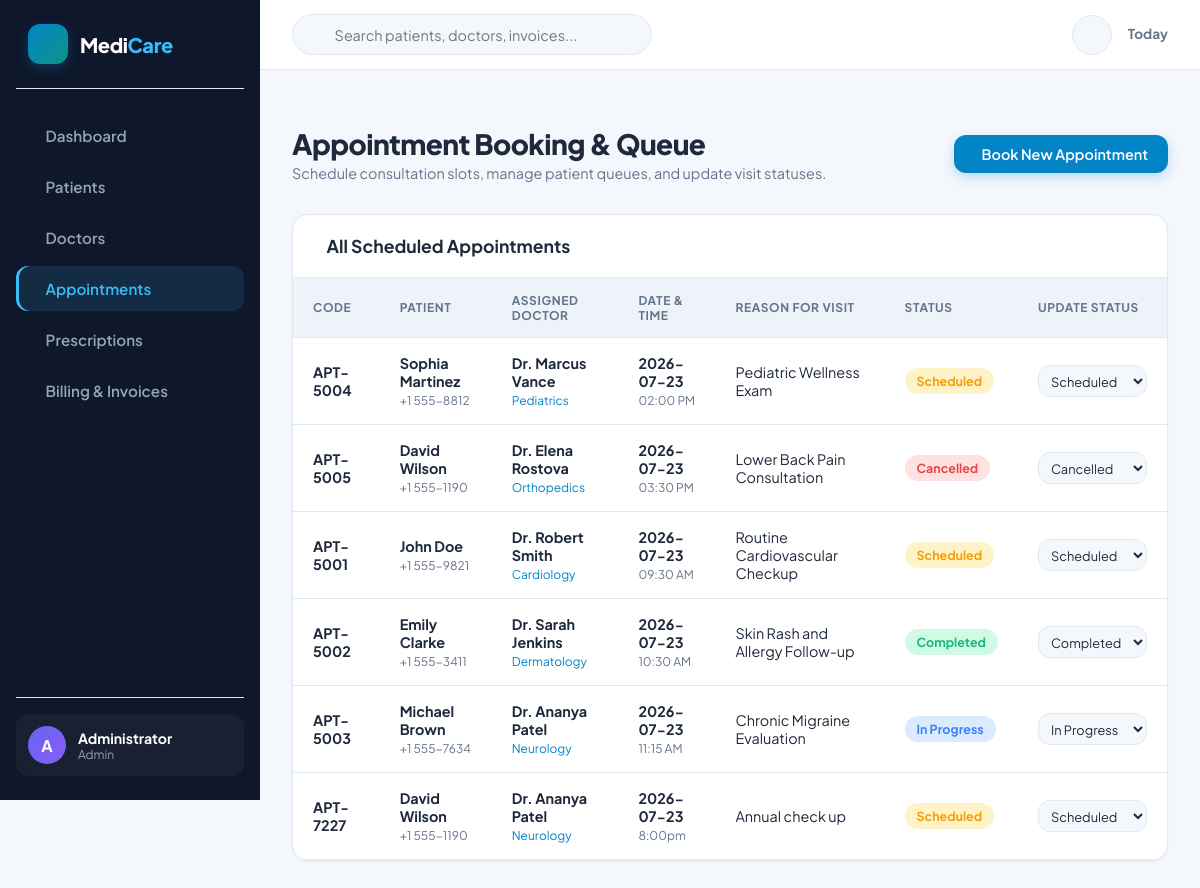
The app's page /appointments (signed in) with its own data.
### tables this page shows
CREATE TABLE appointments (
            id INTEGER PRIMARY KEY AUTOINCREMENT,
            appointment_code TEXT UNIQUE NOT NULL,
            patient_id INTEGER NOT NULL,
            doctor_id INTEGER NOT NULL,
            appointment_date TEXT NOT NULL,
            appointment_time TEXT NOT NULL,
            reason TEXT,
            status TEXT DEFAULT 'Scheduled', -- Scheduled, In Progress, Completed, Cancelled
            notes TEXT,
            created_at TIMESTAMP DEFAULT CURRENT_TIMESTAMP,
            FOREIGN KEY (patient_id) REFERENCES patients (id),
            FOREIGN KEY (doctor_id) REFERENCES doctors (id)
        );

CREATE TABLE patients (
            id INTEGER PRIMARY KEY AUTOINCREMENT,
            patient_code TEXT UNIQUE NOT NULL,
            name TEXT NOT NULL,
            age INTEGER NOT NULL,
            gender TEXT NOT NULL,
            blood_group TEXT,
            phone TEXT NOT NULL,
            email TEXT,
            address TEXT,
            emergency_contact TEXT,
            medical_history TEXT,
            created_at TIMESTAMP DEFAULT CURRENT_TIMESTAMP
        );

CREATE TABLE doctors (
            id INTEGER PRIMARY KEY AUTOINCREMENT,
            doctor_code TEXT UNIQUE NOT NULL,
            name TEXT NOT NULL,
            specialization TEXT NOT NULL,
            qualification TEXT NOT NULL,
            phone TEXT NOT NULL,
            email TEXT,
            experience_years INTEGER NOT NULL,
            consultation_fee REAL NOT NULL,
            availability TEXT NOT NULL,
            status TEXT DEFAULT 'Active' -- Active, On Leave
        );

### app.py (the view)
@app.route('/appointments')
@login_required
def appointments():
    conn = get_db()
    cursor = conn.cursor()
    cursor.execute('''
        SELECT a.*, p.name as patient_name, p.patient_code, p.phone as patient_phone,
               d.name as doctor_name, d.specialization
        FROM appointments a
        JOIN patients p ON a.patient_id = p.id
        JOIN doctors d ON a.doctor_id = d.id
        ORDER BY a.appointment_date DESC, a.appointment_time ASC
    ''')
    appointments_list = cursor.fetchall()
    cursor.execute('SELECT id, name, patient_code FROM patients ORDER BY name ASC')
    patients_list = cursor.fetchall()
    cursor.execute('SELECT id, name, specialization, consultation_fee FROM doctors WHERE status = "Active" ORDER BY name ASC')
    doctors_list = cursor.fetchall()
    conn.close()
    return render_template('appointments.html', appointments=appointments_list, patients=patients_list, doctors=doctors_list)

### app.py (called while the page is built)
def login_required(f):
    @wraps(f)
    def decorated_function(*args, **kwargs):
        if 'user_id' not in session:
            flash('Please log in to access this page.', 'warning')
            return redirect(url_for('login'))
        return f(*args, **kwargs)
    return decorated_function

@app.context_processor
def inject_user():
    return {
        'current_user': {
            'name': session.get('user_name', 'Guest'),
            'username': session.get('username', ''),
            'role': session.get('user_role', 'guest')
        }
    }

### database.py (called while the page is built)
def get_db():
    conn = sqlite3.connect(DB_PATH)
    conn.row_factory = sqlite3.Row
    return conn

### templates/appointments.html (shortened to what this page needs)
{% extends "base.html" %}
{% block content %}
<div class="page-header">
    <div>
        <h1 class="page-title">Appointment Booking & Queue</h1>
        <p class="page-subtitle">Schedule consultation slots, manage patient queues, and update visit statuses.</p>
    </div>
    <button onclick="openModal('bookApptModal')" class="btn btn-primary"> Book New Appointment</button>
</div>
<div class="card">
    <div class="card-header">
        <h3 class="card-title"> All Scheduled Appointments</h3>
    </div>
    <div class="card-body" style="padding: 0;">
        <div class="table-responsive">
            <table class="custom-table">
                <thead>
                    <tr>
                        <th>Code</th>
                        <th>Patient</th>
                        <th>Assigned Doctor</th>
                        <th>Date & Time</th>
                        <th>Reason for Visit</th>
                        <th>Status</th>
                        <th>Update Status</th>
                    </tr>
                </thead>
                <tbody>
                    {% for appt in appointments %}
                    <tr>
                        <td style="font-weight: 700;">{{ appt.appointment_code }}</td>
                        <td>
                            <div style="font-weight: 700;">{{ appt.patient_name }}</div>
                            <small style="color: var(--text-muted);">{{ appt.patient_phone }}</small>
                        </td>
                        <td>
                            <div style="font-weight: 700;">{{ appt.doctor_name }}</div>
                            <small style="color: var(--brand-primary);">{{ appt.specialization }}</small>
                        </td>
                        <td>
                            <div><strong>{{ appt.appointment_date }}</strong></div>
                            <small style="color: var(--text-muted);">{{ appt.appointment_time }}</small>
                        </td>
                        <td>{{ appt.reason }}</td>
                        <td>
                            {% if appt.status == 'Scheduled' %}
                                <span class="badge badge-warning">Scheduled</span>
                            {% elif appt.status == 'In Progress' %}
                                <span class="badge badge-info">In Progress</span>
                            {% elif appt.status == 'Completed' %}
                                <span class="badge badge-success">Completed</span>
                            {% else %}
                                <span class="badge badge-danger">Cancelled</span>
                            {% endif %}
                        </td>
                        <td>
                            <form action="{{ url_for('update_appointment_status', appointment_id=appt.id) }}" method="POST" style="display: flex; gap: 0.4rem;">
                                <select name="status" class="form-control" style="padding: 0.35rem 0.5rem; font-size: 0.8rem; width: auto;" onchange="this.form.submit()">
                                    <option value="Scheduled" {% if appt.status == 'Scheduled' %}selected{% endif %}>Scheduled</option>
                                    <option value="In Progress" {% if appt.status == 'In Progress' %}selected{% endif %}>In Progress</option>
                                    <option value="Completed" {% if appt.status == 'Completed' %}selected{% endif %}>Completed</option>
                                    <option value="Cancelled" {% if appt.status == 'Cancelled' %}selected{% endif %}>Cancelled</option>
                                </select>
                            </form>
                        </td>
                    </tr>
                    {% else %}
                    <tr>
                        <td colspan="7" style="text-align: center; color: var(--text-muted); padding: 2rem;">No appointments found in system.</td>
                    </tr>
                    {% endfor %}
                </tbody>
            </table>
        </div>
    </div>
</div>
{% endblock %}

### templates/base.html (shortened to what this page needs)
<!DOCTYPE html>
<html lang="en" data-theme="light">
<head>
    <link href="https://cdn.jsdelivr.net/npm/remixicon@3.5.0/fonts/remixicon.css" rel="stylesheet">
    <link rel="stylesheet" href="{{ url_for('static', filename='css/style.css') }}">
</head>
<body>
    {% if current_user.role != 'guest' %}
    <aside class="sidebar">
        <div class="brand-container">
            <div class="brand-logo"></div>
            <div class="brand-title">Medi<span>Care</span></div>
        </div>
        <ul class="nav-menu">
            <li class="nav-item {% if request.endpoint == 'dashboard' %}active{% endif %}">
                <a href="{{ url_for('dashboard') }}"> <span>Dashboard</span></a>
            </li>
            <li class="nav-item {% if request.endpoint == 'patients' or request.endpoint == 'patient_history' %}active{% endif %}">
                <a href="{{ url_for('patients') }}"> <span>Patients</span></a>
            </li>
            <li class="nav-item {% if request.endpoint == 'doctors' %}active{% endif %}">
                <a href="{{ url_for('doctors') }}"> <span>Doctors</span></a>
            </li>
            <li class="nav-item {% if request.endpoint == 'appointments' %}active{% endif %}">
                <a href="{{ url_for('appointments') }}"> <span>Appointments</span></a>
            </li>
            <li class="nav-item {% if request.endpoint == 'prescriptions' %}active{% endif %}">
                <a href="{{ url_for('prescriptions') }}"> <span>Prescriptions</span></a>
            </li>
            <li class="nav-item {% if request.endpoint == 'billing' or request.endpoint == 'view_invoice' %}active{% endif %}">
                <a href="{{ url_for('billing') }}"> <span>Billing & Invoices</span></a>
            </li>
        </ul>
        <div class="sidebar-footer">
            <div class="user-profile-card">
                <div class="avatar">{{ current_user.name[0] | upper }}</div>
                <div class="user-info">
                    <div class="user-name">{{ current_user.name }}</div>
                    <div class="user-role">{{ current_user.role }}</div>
                </div>
            </div>
        </div>
    </aside>
    <div class="main-wrapper">
        <header class="top-header">
            <div class="header-search">
                <input type="text" id="globalSearchInput" class="search-input" placeholder="Search patients, doctors, invoices..." autocomplete="off">
            </div>
            <div class="header-actions">
                <button id="themeToggleBtn" class="theme-toggle-btn" title="Toggle Light/Dark Theme">
                </button>
                <div style="font-size: 0.85rem; font-weight: 700; color: var(--text-muted);">
                     {{ now.strftime('%b %d, %Y') if now else 'Today' }}
                </div>
            </div>
        </header>
        <main class="page-content">
            {% block content %}{% endblock %}
        </main>
    </div>
    {% else %}
        {% block auth_content %}{% endblock %}
    {% endif %}
</body>
</html>

### records on screen
appointments: appointment_code "APT-5004", patient_name "Sophia Martinez", patient_phone "+1 555-8812", doctor_name "Dr. Marcus Vance", specialization "Pediatrics", appointment_date "2026-07-23", appointment_time "02:00 PM", reason "Pediatric Wellness Exam", shows "Scheduled", status "Scheduled"
appointments: appointment_code "APT-5005", patient_name "David Wilson", patient_phone "+1 555-1190", doctor_name "Dr. Elena Rostova", specialization "Orthopedics", appointment_date "2026-07-23", appointment_time "03:30 PM", reason "Lower Back Pain Consultation", shows "Cancelled", status "Cancelled"
appointments: appointment_code "APT-5001", patient_name "John Doe", patient_phone "+1 555-9821", doctor_name "Dr. Robert Smith", specialization "Cardiology", appointment_date "2026-07-23", appointment_time "09:30 AM", reason "Routine Cardiovascular Checkup", shows "Scheduled", status "Scheduled"
appointments: appointment_code "APT-5002", patient_name "Emily Clarke", patient_phone "+1 555-3411", doctor_name "Dr. Sarah Jenkins", specialization "Dermatology", appointment_date "2026-07-23", appointment_time "10:30 AM", reason "Skin Rash and Allergy Follow-up", shows "Completed", status "Completed"
appointments: appointment_code "APT-5003", patient_name "Michael Brown", patient_phone "+1 555-7634", doctor_name "Dr. Ananya Patel", specialization "Neurology", appointment_date "2026-07-23", appointment_time "11:15 AM", reason "Chronic Migraine Evaluation", shows "In Progress", status "In Progress"
appointments: appointment_code "APT-7227", patient_name "David Wilson", patient_phone "+1 555-1190", doctor_name "Dr. Ananya Patel", specialization "Neurology", appointment_date "2026-07-23", appointment_time "8:00pm", reason "Annual check up", shows "Scheduled", status "Scheduled"

### other values on screen
{{ current_user.name[0] | upper }} "A"
{{ current_user.name }} "Administrator"
{{ current_user.role }} "Admin"
{{ now.strftime('%b %d, %Y') if now else 'Today' }} "Today"
